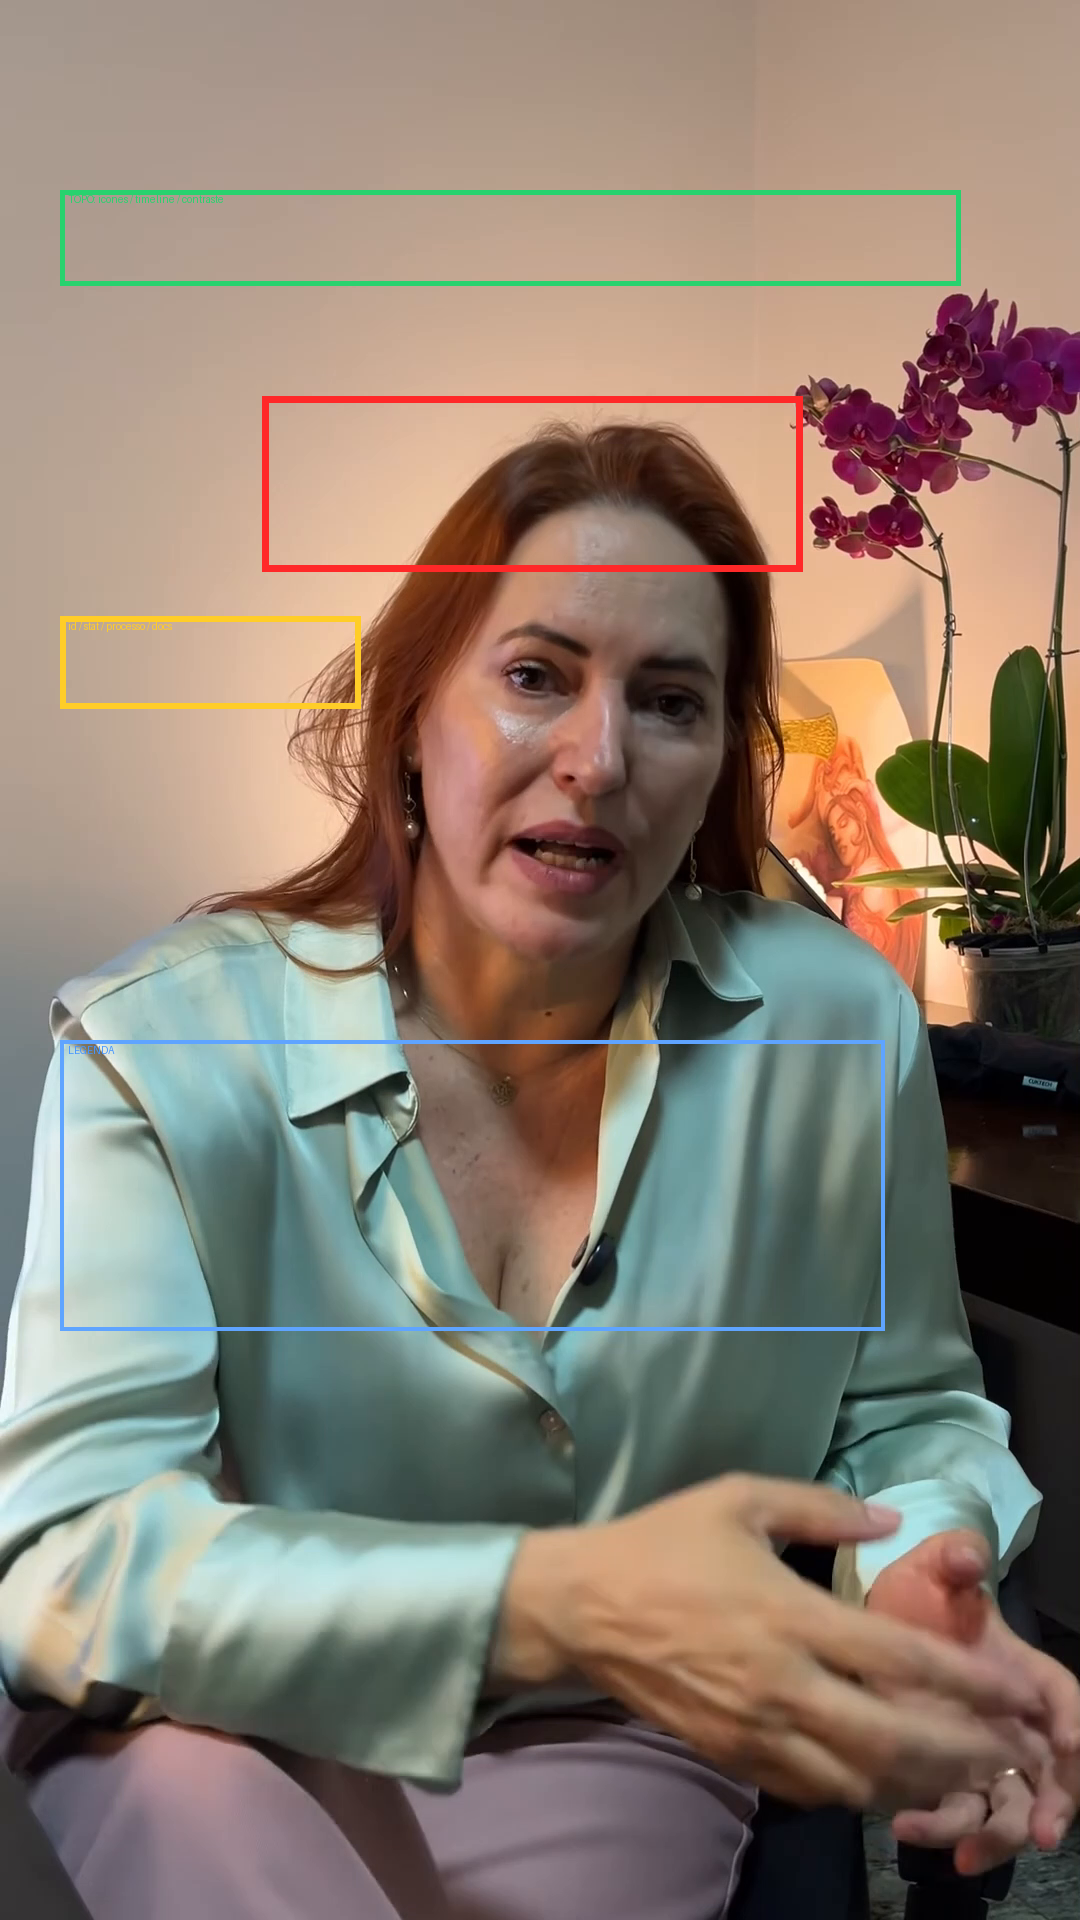

The script that saved this image:
from PIL import Image, ImageDraw
import numpy as np, os
base=os.path.dirname(__file__)
masks=[np.array(Image.open(os.path.join(base,f"mask_{t}.png")).convert("RGBA"))[:,:,3] for t in (15,50,85)]
H,W=masks[0].shape
al=np.maximum.reduce(masks); subj=al>128
width=np.zeros(H,int)
for y in range(H):
    xs=np.where(subj[y])[0]
    if xs.size>20: width[y]=xs.max()-xs.min()
present=width>40
head_top=int(np.argmax(present))
# largura máx do cabelo perto do topo da cabeça
hair_max=int(width[head_top:head_top+260].max())
# pescoço = mínimo local de largura depois do cabelo (faixa head_top+150..+520)
seg=width[head_top+150:head_top+520]
neck_rel=int(np.argmin(seg)); neck_y=head_top+150+neck_rel
face_bottom=neck_y+25
ST,SB,SL,SR=160,1344,60,960
LEG_TOP=1040
card_top=face_bottom+45            # cards começam abaixo do queixo
print(f"head_top={head_top} hair_max={hair_max} neck_y={neck_y} FACE_BOTTOM={face_bottom}")
print(f"TOP_BAND y[{ST},{head_top-15}] altura={head_top-15-ST}")
print(f"CARD slot y[{card_top},{LEG_TOP}] altura={LEG_TOP-card_top} ({'OK' if LEG_TOP-card_top>=120 else 'APERTADO'})")
# desenhar caixas propostas no frame
ov=Image.open(os.path.join(base,"f_50.png")).convert("RGBA"); d=ImageDraw.Draw(ov,"RGBA")
# rosto (vermelho)
xs=np.where(subj[head_top:face_bottom].any(axis=0))[0]
d.rectangle([int(xs.min())-20,head_top,int(xs.max())+20,face_bottom],outline=(255,40,40,255),width=7)
# top band elementos (verde) em ~y190..280
d.rectangle([SL,190,SR,285],outline=(40,210,110,255),width=5)
d.text((SL+8,193),"TOPO: icones / timeline / contraste",fill=(40,210,110,255))
# cards id/stat (amarelo) no slot abaixo do queixo
ch=92
d.rectangle([SL,card_top,SL+300,card_top+ch],outline=(255,205,40,255),width=6)
d.text((SL+8,card_top+4),"id / stat / processo / docs",fill=(255,205,40,255))
# legenda (azul)
d.rectangle([SL,LEG_TOP,884,1330],outline=(70,150,255,220),width=4)
d.text((SL+8,LEG_TOP+4),"LEGENDA",fill=(70,150,255,255))
ov.save(os.path.join(base,"check.png")); print("salvo calib/check.png")
